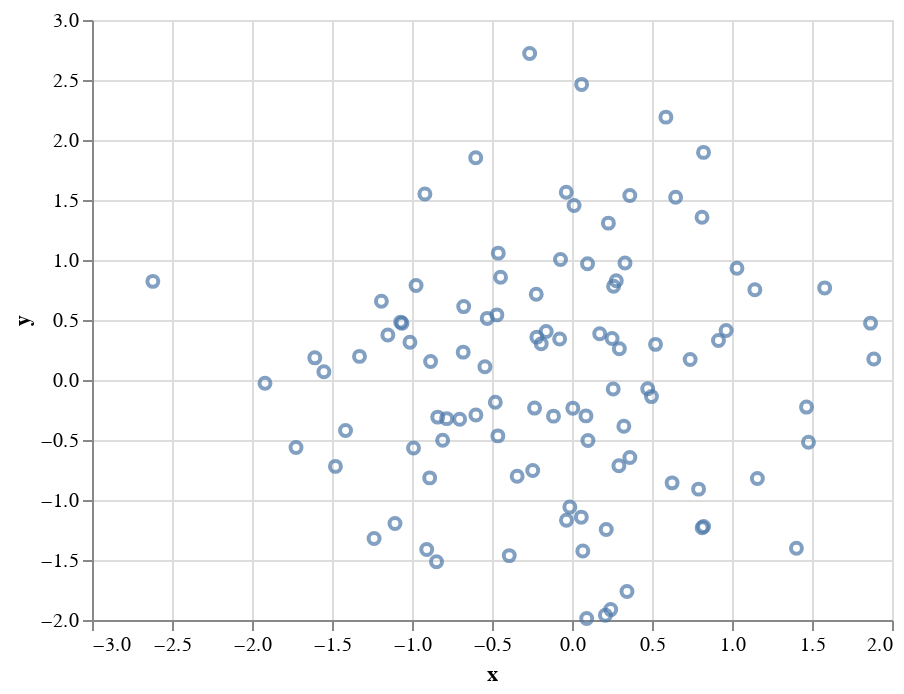

Notebook code cell kept with this figure:
### Markdown cell above
### Controlling marker properties

### Code cell
alt.Chart(data).mark_point().encode(
    x = "x:Q",
    y = "y:Q"
)

### Figure 1 — Vega-Lite specification as saved in the notebook (floating-point values rounded to 4 significant figures)
{"config": {"view": {"continuousWidth": 400, "continuousHeight": 300}}, "data": {"name": "data-36314fa13457ed6ac75c6d0d79479799"}, "mark": "point", "encoding": {"x": {"field": "x", "type": "quantitative"}, "y": {"field": "y", "type": "quantitative"}}, "$schema": "https://vega.github.io/schema/vega-lite/v4.17.0.json", "datasets": {"data-36314fa13457ed6ac75c6d0d79479799": [{"x": 0.4967, "y": -0.1383}, {"x": 0.6477, "y": 1.523}, {"x": -0.2342, "y": -0.2341}, {"x": 1.579, "y": 0.7674}, {"x": -0.4695, "y": 0.5426}, {"x": -0.4634, "y": -0.4657}, {"x": 0.242, "y": -1.913}, {"x": -1.725, "y": -0.5623}, {"x": -1.013, "y": 0.3142}, {"x": -0.908, "y": -1.412}, {"x": 1.466, "y": -0.2258}, {"x": 0.06753, "y": -1.425}, {"x": -0.5444, "y": 0.1109}, {"x": -1.151, "y": 0.3757}, {"x": -0.6006, "y": -0.2917}, {"x": -0.6017, "y": 1.852}, {"x": -0.0135, "y": -1.058}, {"x": 0.8225, "y": -1.221}, {"x": 0.2089, "y": -1.96}, {"x": -1.328, "y": 0.1969}, {"x": 0.7385, "y": 0.1714}, {"x": -0.1156, "y": -0.3011}, {"x": -1.479, "y": -0.7198}, {"x": -0.4606, "y": 1.057}, {"x": 0.3436, "y": -1.763}, {"x": 0.3241, "y": -0.3851}, {"x": -0.6769, "y": 0.6117}, {"x": 1.031, "y": 0.9313}, {"x": -0.8392, "y": -0.3092}, {"x": 0.3313, "y": 0.9755}, {"x": -0.4792, "y": -0.1857}, {"x": -1.106, "y": -1.196}, {"x": 0.8125, "y": 1.356}, {"x": -0.07201, "y": 1.004}, {"x": 0.3616, "y": -0.6451}, {"x": 0.3614, "y": 1.538}, {"x": -0.03583, "y": 1.565}, {"x": -2.62, "y": 0.8219}, {"x": 0.08705, "y": -0.299}, {"x": 0.09176, "y": -1.988}, {"x": -0.2197, "y": 0.3571}, {"x": 1.478, "y": -0.5183}, {"x": -0.8085, "y": -0.5018}, {"x": 0.9154, "y": 0.3288}, {"x": -0.5298, "y": 0.5133}, {"x": 0.09708, "y": 0.9686}, {"x": -0.7021, "y": -0.3277}, {"x": -0.3921, "y": -1.464}, {"x": 0.2961, "y": 0.2611}, {"x": 0.005113, "y": -0.2346}, {"x": -1.415, "y": -0.4206}, {"x": -0.3427, "y": -0.8023}, {"x": -0.1613, "y": 0.4041}, {"x": 1.886, "y": 0.1746}, {"x": 0.2576, "y": -0.07445}, {"x": -1.919, "y": -0.02651}, {"x": 0.06023, "y": 2.463}, {"x": -0.1924, "y": 0.3015}, {"x": -0.03471, "y": -1.169}, {"x": 1.143, "y": 0.7519}, {"x": 0.791, "y": -0.9094}, {"x": 1.403, "y": -1.402}, {"x": 0.5869, "y": 2.19}, {"x": -0.9905, "y": -0.5663}, {"x": 0.09965, "y": -0.5035}, {"x": -1.551, "y": 0.06856}, {"x": -1.062, "y": 0.4736}, {"x": -0.9194, "y": 1.55}, {"x": -0.7833, "y": -0.3221}, {"x": 0.8135, "y": -1.231}, {"x": 0.2275, "y": 1.307}, {"x": -1.607, "y": 0.1846}, {"x": 0.2599, "y": 0.7818}, {"x": -1.237, "y": -1.32}, {"x": 0.5219, "y": 0.297}, {"x": 0.2505, "y": 0.3464}, {"x": -0.68, "y": 0.2323}, {"x": 0.2931, "y": -0.7144}, {"x": 1.866, "y": 0.4738}, {"x": -1.191, "y": 0.6566}, {"x": -0.9747, "y": 0.7871}, {"x": 1.159, "y": -0.8207}, {"x": 0.9634, "y": 0.4128}, {"x": 0.8221, "y": 1.897}, {"x": -0.2454, "y": -0.7537}, {"x": -0.8895, "y": -0.8158}, {"x": -0.0771, "y": 0.3412}, {"x": 0.2767, "y": 0.8272}, {"x": 0.013, "y": 1.454}, {"x": -0.2647, "y": 2.72}, {"x": 0.6257, "y": -0.8572}, {"x": -1.071, "y": 0.4825}, {"x": -0.2235, "y": 0.714}, {"x": 0.4732, "y": -0.07283}, {"x": -0.8468, "y": -1.515}, {"x": -0.4465, "y": 0.8564}, {"x": 0.2141, "y": -1.246}, {"x": 0.1732, "y": 0.3853}, {"x": -0.8839, "y": 0.1537}, {"x": 0.05821, "y": -1.143}]}}
